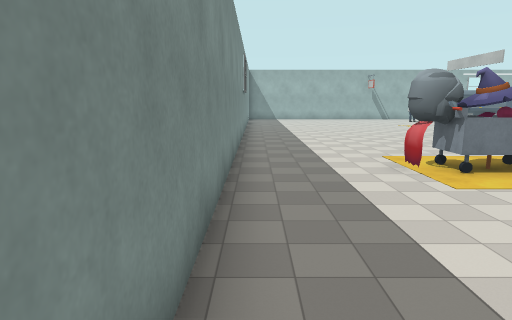
[1] (above)

24 first-person views from a walk through a Unity game level. The camera is 1.3 m above the floor, tilts 10° down and sees 75° across. The floor is counted in squares, 1 m on a side. Each view is taken from the middle of a square. On the plan, view 1 faces up. The plan holds only what a view shows up to about 14 squares ahead; the rest is blank. The place goes on beyond the plan. Some animated figures are not drawn. Some surface patterns are stand-ins.

[2]
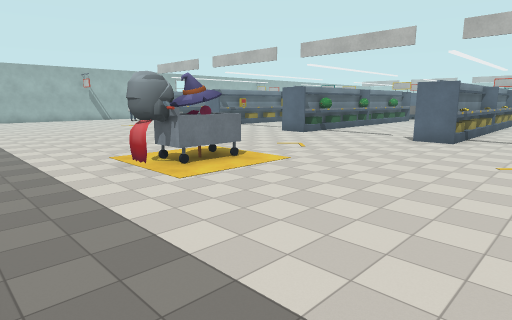

[3]
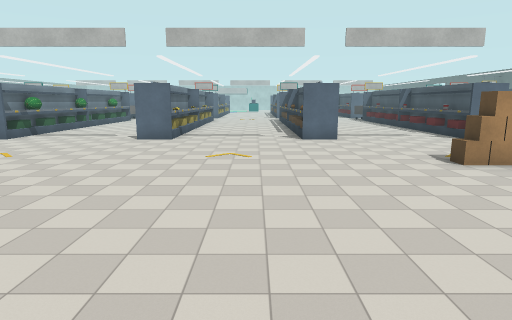

[4]
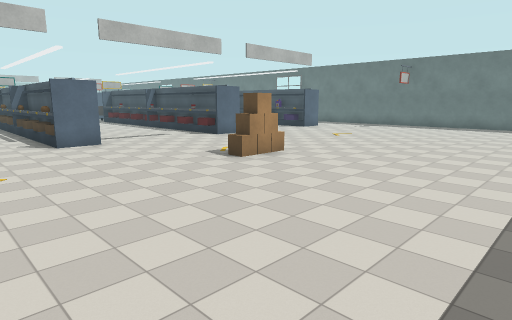

[5]
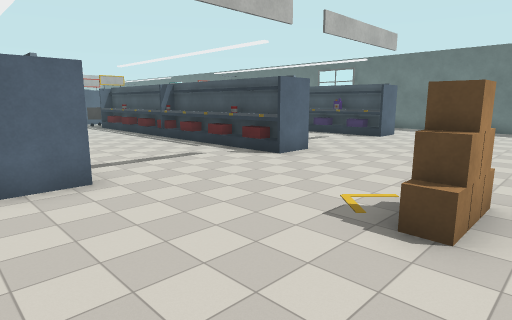

[6]
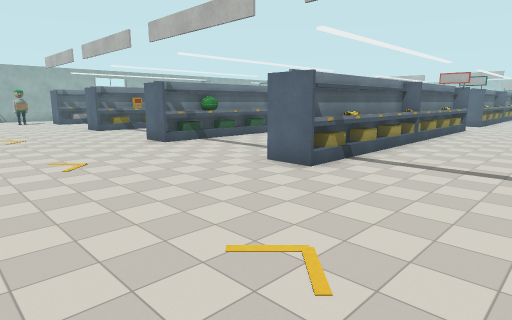

[7]
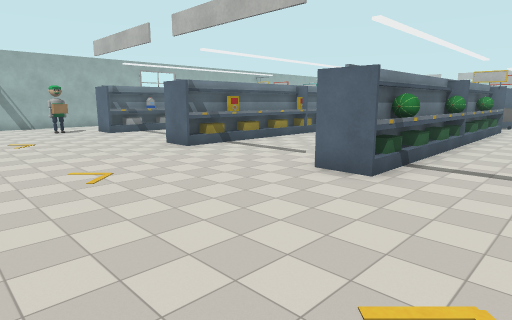

[8]
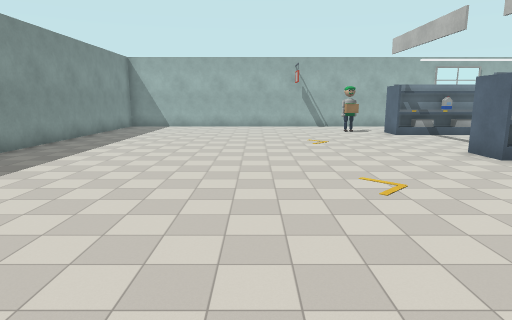

[9]
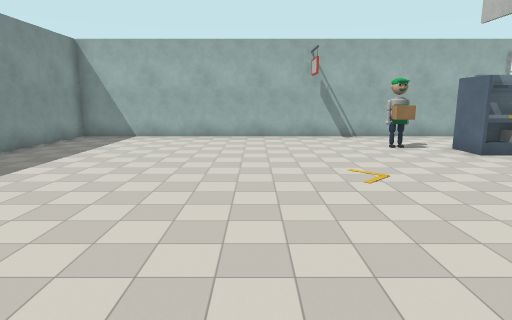

[10]
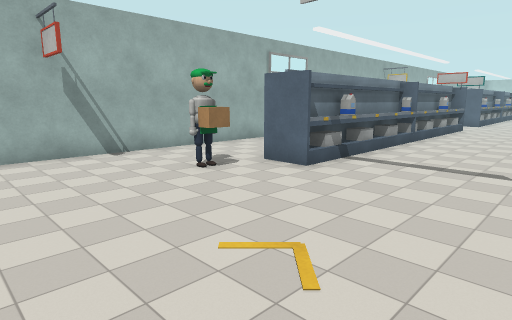

[11]
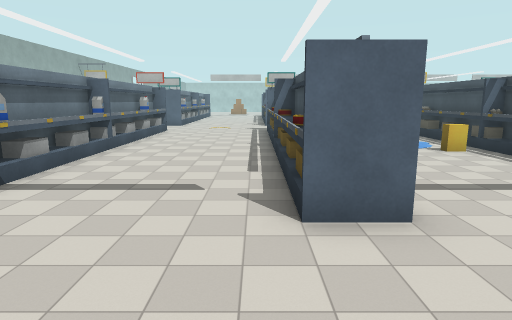

[12]
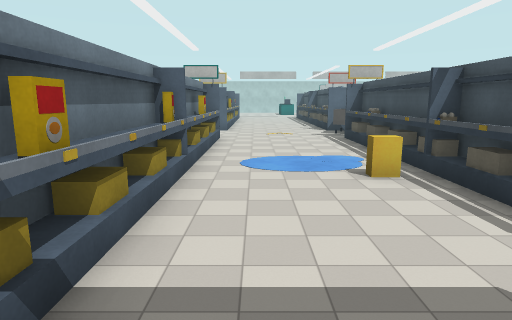

[13]
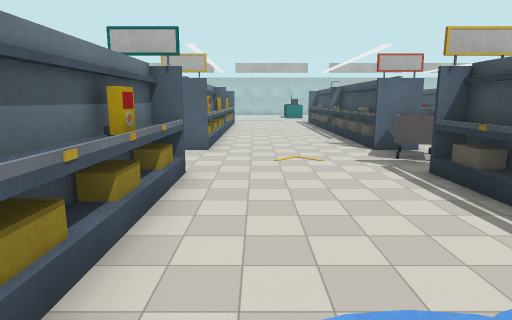

[14]
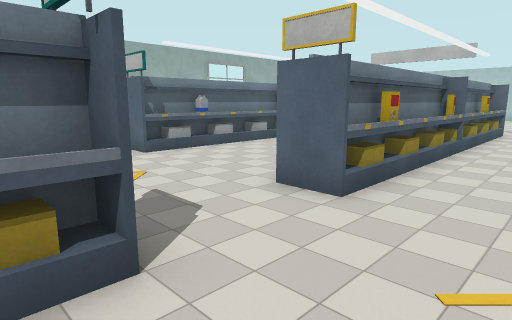

[15]
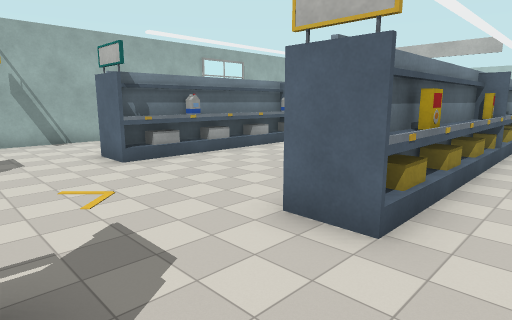

[16]
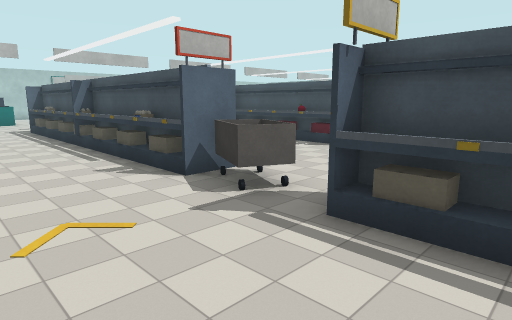

[17]
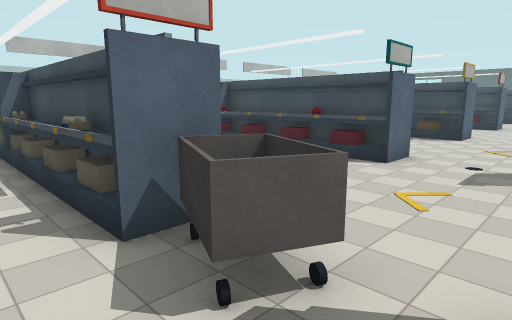

[18]
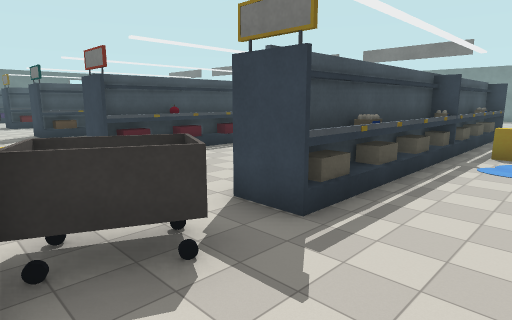

[19]
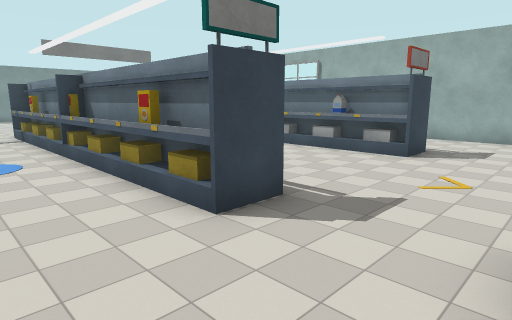

[20]
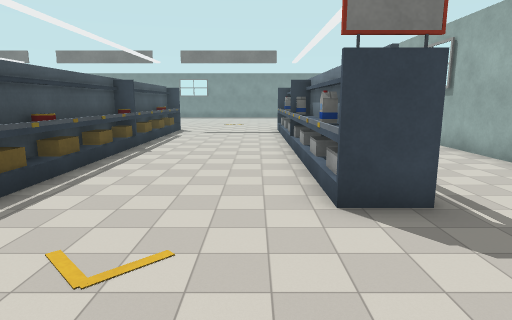

[21]
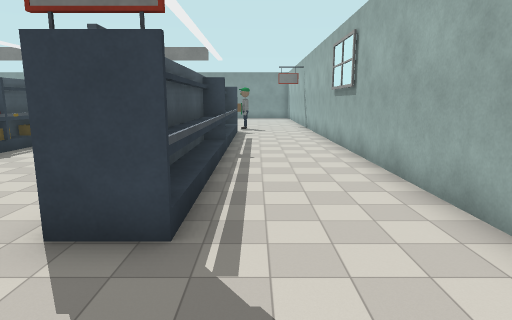

[22]
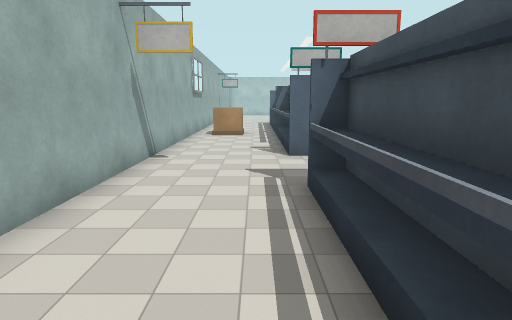

[23]
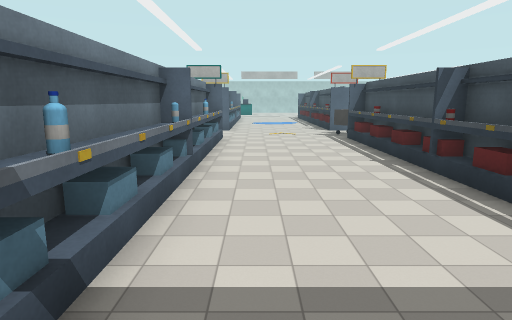

[24]
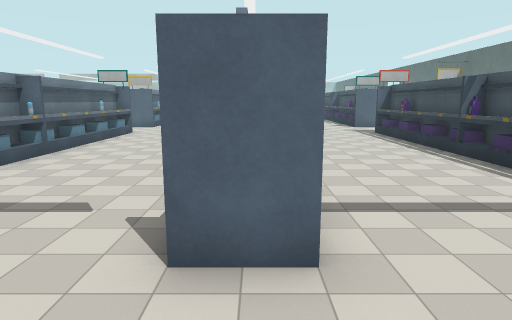

### Floor plan
Key: @ floor where view 1 was taken; # wall or solid block; . floor; = window, fence, low wall or low ledge; ^ raised ledge; O other object.
Columns run from 1 left of view 1 to 31 right of it. Each row starts with its distance up from view 1.
 25 #################################
 24 #...............................O
 23 #...............................O
 22 #..........O.....................
 21 #..........O.############..######
 20 #............^OO^^O^^^O^#..#^O^^^
 19 #...............................
 18 #..............................
 17 #.............................
 16 #............................
 15  ............############..######
 14  ............#==^^#^^^=^#..#^=^^^
 13 #................................
 12 #................................
 11 #.................=..............
 10 #............^OO^^O^^^O^#.O#^O^^^
  9 #............############OO## ##
  8 #............................
  7 #...OOO............   ......
  6 #...#OO.........      .. ....
  5 #...............     ..  ....
  4 #............^  ^^  ^^O^#..#^O^^^
  3 #............^#O^^O^^^O^#..#^ ^^^
  2 #...........................
  1 # ...........................
  0  @ ................      ....
 -1   ..................     ....
 -2   ...........######### ##..##
 -3   ...........^OO^^^^^^O^#..#
 -4    .........................
 -5    .....O...................
 -6    .........................
 -7    ..........^^^^^^^^^^^#O.
 -8    ..........#O ###### ##OO
 -9    ...............       O
-10    ...................
-11     .....................
-12     ...... ..............
-13     ...... ..^OO^^O^^^O^#
-14     ....    .############

Where each view was taken, in squares from view 1:
view 1: 0 up, 0 right, facing up
view 2: 0 up, 0 right, facing up-right
view 3: 0 up, 0 right, facing right
view 4: 1 up, 1 right, facing down-right
view 5: 1 down, 6 right, facing down-right
view 6: 1 down, 6 right, facing up-right
view 7: 6 up, 6 right, facing up-right
view 8: 7 up, 6 right, facing up
view 9: 12 up, 6 right, facing up
view 10: 16 up, 6 right, facing up-right
view 11: 16 up, 8 right, facing right
view 12: 13 up, 11 right, facing right
view 13: 13 up, 17 right, facing right
view 14: 12 up, 22 right, facing up-right
view 15: 13 up, 23 right, facing up-right
view 16: 13 up, 21 right, facing down-right
view 17: 11 up, 23 right, facing down-right
view 18: 12 up, 26 right, facing down-left
view 19: 12 up, 26 right, facing up-left
view 20: 19 up, 27 right, facing left
view 21: 22 up, 26 right, facing left
view 22: 22 up, 18 right, facing right
view 23: 4 down, 11 right, facing right
view 24: 8 down, 9 right, facing right
